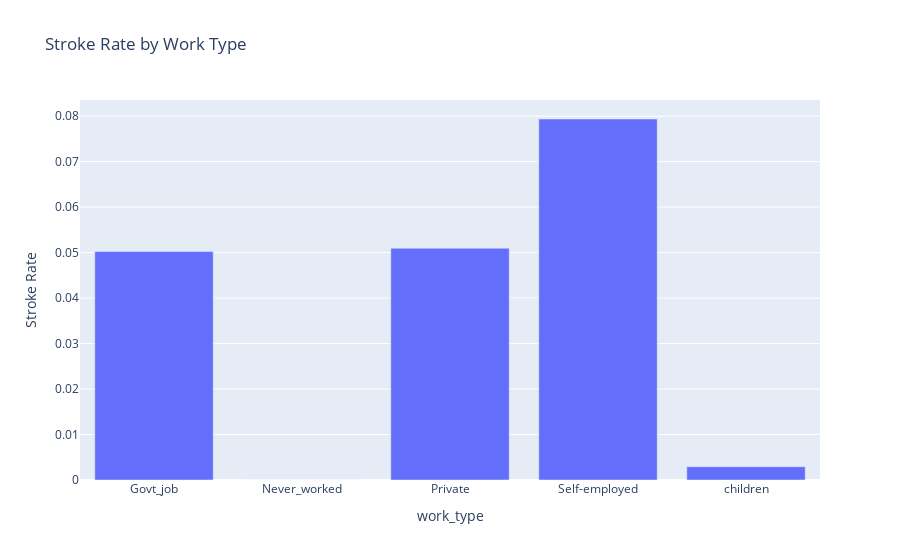

Notebook code for this chart:
### Code cell
#which work types have higher proportions of stroke.
stroke_by_work = df.groupby('work_type')['stroke'].mean().reset_index()

fig = px.bar(stroke_by_work, x='work_type', y='stroke',
             labels={'stroke': 'Stroke Rate'},
             title='Stroke Rate by Work Type')
fig.show()

### Figure 1 — Plotly figure (JSON) as saved in the notebook; plotly's stock layout.template omitted (floating-point values rounded to 4 significant figures)
{"data": [{"hovertemplate": "work_type=%{x}<br>Stroke Rate=%{y}<extra></extra>", "legendgroup": "", "marker": {"color": "#636efa", "pattern": {"shape": ""}}, "name": "", "orientation": "v", "showlegend": false, "textposition": "auto", "type": "bar", "x": ["Govt_job", "Never_worked", "Private", "Self-employed", "children"], "xaxis": "x", "y": [0.05023, 0.0, 0.05094, 0.07937, 0.002911], "yaxis": "y"}], "layout": {"barmode": "relative", "legend": {"tracegroupgap": 0}, "title": {"text": "Stroke Rate by Work Type"}, "xaxis": {"anchor": "y", "domain": [0, 1], "title": {"text": "work_type"}}, "yaxis": {"anchor": "x", "domain": [0, 1], "title": {"text": "Stroke Rate"}}}}
